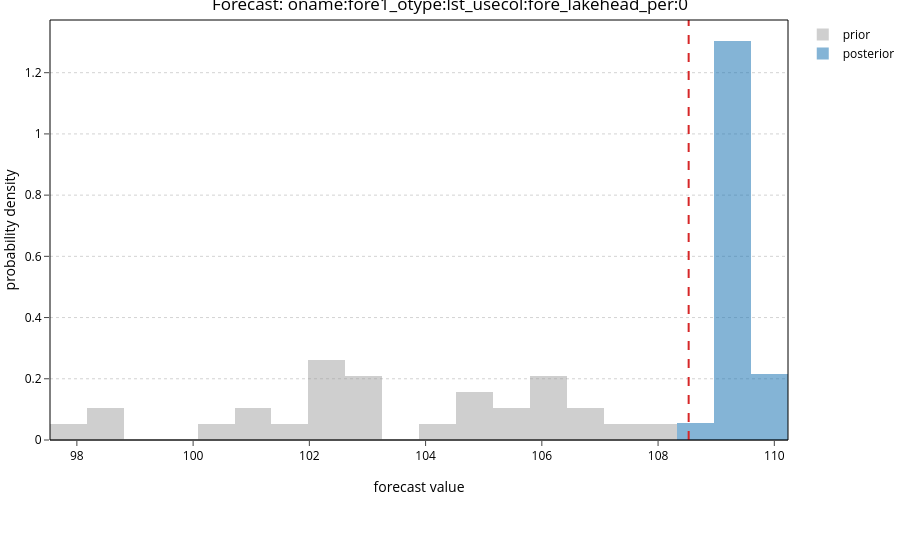

Notebook code cell kept with this figure:
### Markdown cell above
## 7. Forecast uncertainty -- "uncertainty analysis for free"

The posterior distribution of the prediction of interest (a down-valley head near the lake). **What to look for:** history matching should *narrow* the forecast relative to the prior -- but a good fit is not a good prediction, so value the posterior spread.

### Code cell
if ies is not None:
    display(ies.forecasts())
    name = ies.forecast_names[0]
    display(ies.forecast(name).plot())

### Figure 1 — Plotly figure (JSON) as saved in the notebook; plotly's stock layout.template omitted (floating-point values rounded to 4 significant figures)
{"data": [{"histnorm": "probability density", "marker": {"color": "rgba(150,150,150,0.45)"}, "name": "prior", "type": "histogram", "x": [106.4, 102.1, 105.1, 103.0, 105.2, 103.0, 103.0, 97.54, 102.3, 102.5, 106.9, 104.8, 105.9, 101.7, 107.8, 102.1, 104.4, 102.1, 100.8, 106.7, 105.9, 101.0, 98.52, 100.3, 107.4, 105.8, 105.3, 98.8, 102.8, 104.5], "xbins": {"end": 110.2, "size": 0.6349, "start": 97.54}}, {"histnorm": "probability density", "marker": {"color": "rgba(31,119,180,0.55)"}, "name": "posterior", "type": "histogram", "x": [109.1, 109.2, 109.2, 109.1, 109.0, 110.1, 109.5, 109.1, 109.3, 109.2, 108.8, 109.5, 109.7, 109.3, 109.5, 109.4, 109.2, 109.1, 109.3, 109.3, 109.5, 109.6, 109.6, 109.9, 109.4, 109.5, 109.3, 109.3, 110.2, 109.2], "xbins": {"end": 110.2, "size": 0.6349, "start": 97.54}}], "layout": {"barmode": "overlay", "dragmode": "pan", "shapes": [{"line": {"color": "rgb(214,39,40)", "dash": "dash"}, "type": "line", "x0": 108.5, "x1": 108.5, "xref": "x", "y0": 0, "y1": 1, "yref": "y domain"}], "title": {"text": "Forecast: oname:fore1_otype:lst_usecol:fore_lakehead_per:0"}, "xaxis": {"title": {"text": "forecast value"}}, "yaxis": {"title": {"text": "probability density"}}}}
